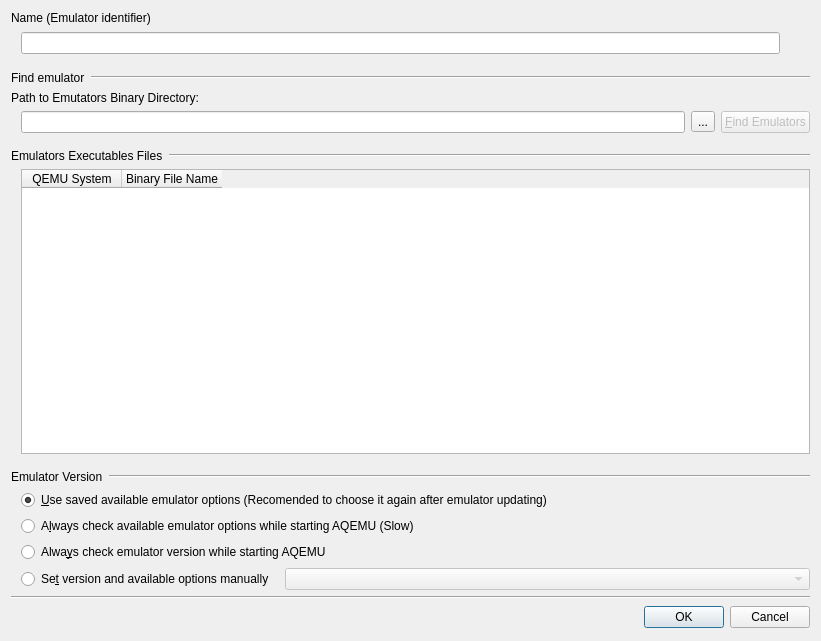
<?xml version="1.0" encoding="UTF-8"?>
<ui version="4.0">
 <author>Andrey Rijov</author>
 <class>Emulator_Options_Window</class>
 <widget class="QDialog" name="Emulator_Options_Window">
  <property name="geometry">
   <rect>
    <x>0</x>
    <y>0</y>
    <width>821</width>
    <height>641</height>
   </rect>
  </property>
  <property name="windowTitle">
   <string>Emulator Settings</string>
  </property>
  <property name="windowIcon">
   <iconset resource="../resources/icons.qrc">
    <normaloff>:/exec.png</normaloff>:/exec.png</iconset>
  </property>
  <layout class="QVBoxLayout" name="verticalLayout_3">
   <item>
    <widget class="QLabel" name="Label_Name">
     <property name="text">
      <string>Name (Emulator identifier)</string>
     </property>
    </widget>
   </item>
   <item>
    <layout class="QHBoxLayout" name="horizontalLayout_4">
     <property name="leftMargin">
      <number>10</number>
     </property>
     <item>
      <widget class="QLineEdit" name="Edit_Name"/>
     </item>
     <item>
      <widget class="QLabel" name="Label_Name_Valid">
       <property name="sizePolicy">
        <sizepolicy hsizetype="Fixed" vsizetype="Fixed">
         <horstretch>0</horstretch>
         <verstretch>0</verstretch>
        </sizepolicy>
       </property>
       <property name="minimumSize">
        <size>
         <width>24</width>
         <height>24</height>
        </size>
       </property>
       <property name="maximumSize">
        <size>
         <width>24</width>
         <height>24</height>
        </size>
       </property>
       <property name="baseSize">
        <size>
         <width>24</width>
         <height>24</height>
        </size>
       </property>
       <property name="text">
        <string/>
       </property>
       <property name="pixmap">
        <pixmap resource="../resources/icons.qrc">:/ok.png</pixmap>
       </property>
       <property name="scaledContents">
        <bool>true</bool>
       </property>
      </widget>
     </item>
    </layout>
   </item>
   <item>
    <spacer name="verticalSpacer_3">
     <property name="orientation">
      <enum>Qt::Vertical</enum>
     </property>
     <property name="sizeType">
      <enum>QSizePolicy::Fixed</enum>
     </property>
     <property name="sizeHint" stdset="0">
      <size>
       <width>150</width>
       <height>10</height>
      </size>
     </property>
    </spacer>
   </item>
   <item>
    <layout class="QHBoxLayout" name="horizontalLayout_3">
     <item>
      <widget class="QLabel" name="Label_Find_Emulator">
       <property name="sizePolicy">
        <sizepolicy hsizetype="Maximum" vsizetype="Preferred">
         <horstretch>0</horstretch>
         <verstretch>0</verstretch>
        </sizepolicy>
       </property>
       <property name="text">
        <string>Find emulator</string>
       </property>
      </widget>
     </item>
     <item>
      <widget class="Line" name="line">
       <property name="orientation">
        <enum>Qt::Horizontal</enum>
       </property>
      </widget>
     </item>
    </layout>
   </item>
   <item>
    <widget class="QLabel" name="Label_Path_to_Dir">
     <property name="sizePolicy">
      <sizepolicy hsizetype="Maximum" vsizetype="Preferred">
       <horstretch>0</horstretch>
       <verstretch>0</verstretch>
      </sizepolicy>
     </property>
     <property name="text">
      <string>Path to Emutators Binary Directory:</string>
     </property>
    </widget>
   </item>
   <item>
    <layout class="QHBoxLayout" name="horizontalLayout_2">
     <property name="leftMargin">
      <number>10</number>
     </property>
     <item>
      <widget class="QLineEdit" name="Edit_Path_to_Dir"/>
     </item>
     <item>
      <widget class="QToolButton" name="TB_Browse">
       <property name="text">
        <string>...</string>
       </property>
       <property name="icon">
        <iconset resource="../resources/icons.qrc">
         <normaloff>:/open-folder.png</normaloff>:/open-folder.png</iconset>
       </property>
      </widget>
     </item>
     <item>
      <widget class="QPushButton" name="Button_Find">
       <property name="enabled">
        <bool>false</bool>
       </property>
       <property name="sizePolicy">
        <sizepolicy hsizetype="Maximum" vsizetype="Fixed">
         <horstretch>0</horstretch>
         <verstretch>0</verstretch>
        </sizepolicy>
       </property>
       <property name="text">
        <string>&amp;Find Emulators</string>
       </property>
       <property name="icon">
        <iconset resource="../resources/icons.qrc">
         <normaloff>:/find.png</normaloff>:/find.png</iconset>
       </property>
      </widget>
     </item>
    </layout>
   </item>
   <item>
    <spacer name="verticalSpacer">
     <property name="orientation">
      <enum>Qt::Vertical</enum>
     </property>
     <property name="sizeType">
      <enum>QSizePolicy::Fixed</enum>
     </property>
     <property name="sizeHint" stdset="0">
      <size>
       <width>150</width>
       <height>10</height>
      </size>
     </property>
    </spacer>
   </item>
   <item>
    <layout class="QHBoxLayout" name="horizontalLayout">
     <item>
      <widget class="QLabel" name="Label_Binary_Path">
       <property name="sizePolicy">
        <sizepolicy hsizetype="Maximum" vsizetype="Preferred">
         <horstretch>0</horstretch>
         <verstretch>0</verstretch>
        </sizepolicy>
       </property>
       <property name="text">
        <string>Emulators Executables Files</string>
       </property>
      </widget>
     </item>
     <item>
      <widget class="Line" name="line_3">
       <property name="orientation">
        <enum>Qt::Horizontal</enum>
       </property>
      </widget>
     </item>
    </layout>
   </item>
   <item>
    <layout class="QVBoxLayout" name="verticalLayout_2">
     <property name="leftMargin">
      <number>10</number>
     </property>
     <item>
      <widget class="QTableWidget" name="Table_Systems">
       <property name="editTriggers">
        <set>QAbstractItemView::NoEditTriggers</set>
       </property>
       <property name="selectionMode">
        <enum>QAbstractItemView::SingleSelection</enum>
       </property>
       <property name="selectionBehavior">
        <enum>QAbstractItemView::SelectRows</enum>
       </property>
       <property name="verticalScrollMode">
        <enum>QAbstractItemView::ScrollPerPixel</enum>
       </property>
       <property name="horizontalScrollMode">
        <enum>QAbstractItemView::ScrollPerPixel</enum>
       </property>
       <column>
        <property name="text">
         <string>QEMU System</string>
        </property>
       </column>
       <column>
        <property name="text">
         <string>Binary File Name</string>
        </property>
       </column>
      </widget>
     </item>
     <item>
      <spacer name="verticalSpacer_2">
       <property name="orientation">
        <enum>Qt::Vertical</enum>
       </property>
       <property name="sizeType">
        <enum>QSizePolicy::Fixed</enum>
       </property>
       <property name="sizeHint" stdset="0">
        <size>
         <width>150</width>
         <height>10</height>
        </size>
       </property>
      </spacer>
     </item>
    </layout>
   </item>
   <item>
    <widget class="QWidget" name="widget" native="true">
     <layout class="QGridLayout" name="gridLayout">
      <property name="leftMargin">
       <number>0</number>
      </property>
      <property name="topMargin">
       <number>0</number>
      </property>
      <property name="rightMargin">
       <number>0</number>
      </property>
      <property name="bottomMargin">
       <number>0</number>
      </property>
      <item row="0" column="0">
       <layout class="QHBoxLayout" name="horizontalLayout_8">
        <item>
         <widget class="QLabel" name="Label_QEMU_Version">
          <property name="sizePolicy">
           <sizepolicy hsizetype="Maximum" vsizetype="Preferred">
            <horstretch>0</horstretch>
            <verstretch>0</verstretch>
           </sizepolicy>
          </property>
          <property name="text">
           <string>Emulator Version</string>
          </property>
         </widget>
        </item>
        <item>
         <widget class="Line" name="line_4">
          <property name="orientation">
           <enum>Qt::Horizontal</enum>
          </property>
         </widget>
        </item>
       </layout>
      </item>
      <item row="1" column="0">
       <layout class="QVBoxLayout" name="verticalLayout">
        <property name="leftMargin">
         <number>10</number>
        </property>
        <item>
         <widget class="QRadioButton" name="RB_Save_Options">
          <property name="text">
           <string>&amp;Use saved available emulator options (Recomended to choose it again after emulator updating)</string>
          </property>
          <property name="checked">
           <bool>true</bool>
          </property>
         </widget>
        </item>
        <item>
         <widget class="QRadioButton" name="RB_Check_Options">
          <property name="text">
           <string>A&amp;lways check available emulator options while starting AQEMU (Slow)</string>
          </property>
         </widget>
        </item>
        <item>
         <widget class="QRadioButton" name="RB_Check_Version">
          <property name="text">
           <string>Alwa&amp;ys check emulator version while starting AQEMU</string>
          </property>
          <property name="checked">
           <bool>false</bool>
          </property>
         </widget>
        </item>
        <item>
         <layout class="QHBoxLayout" name="horizontalLayout_7">
          <item>
           <widget class="QRadioButton" name="RB_Force_Version">
            <property name="sizePolicy">
             <sizepolicy hsizetype="Maximum" vsizetype="Fixed">
              <horstretch>0</horstretch>
              <verstretch>0</verstretch>
             </sizepolicy>
            </property>
            <property name="text">
             <string>Se&amp;t version and available options manually</string>
            </property>
           </widget>
          </item>
          <item>
           <spacer name="horizontalSpacer_5">
            <property name="orientation">
             <enum>Qt::Horizontal</enum>
            </property>
            <property name="sizeType">
             <enum>QSizePolicy::Fixed</enum>
            </property>
            <property name="sizeHint" stdset="0">
             <size>
              <width>5</width>
              <height>17</height>
             </size>
            </property>
           </spacer>
          </item>
          <item>
           <widget class="QComboBox" name="CB_Version">
            <property name="enabled">
             <bool>false</bool>
            </property>
            <property name="sizePolicy">
             <sizepolicy hsizetype="Minimum" vsizetype="Fixed">
              <horstretch>0</horstretch>
              <verstretch>0</verstretch>
             </sizepolicy>
            </property>
            <property name="currentIndex">
             <number>-1</number>
            </property>
            <property name="maxCount">
             <number>256</number>
            </property>
           </widget>
          </item>
         </layout>
        </item>
       </layout>
      </item>
     </layout>
    </widget>
   </item>
   <item>
    <widget class="Line" name="line_2">
     <property name="orientation">
      <enum>Qt::Horizontal</enum>
     </property>
    </widget>
   </item>
   <item>
    <layout class="QHBoxLayout" name="horizontalLayout_5">
     <item>
      <spacer>
       <property name="orientation">
        <enum>Qt::Horizontal</enum>
       </property>
       <property name="sizeHint" stdset="0">
        <size>
         <width>298</width>
         <height>25</height>
        </size>
       </property>
      </spacer>
     </item>
     <item>
      <widget class="Dialog_Button_Box" name="buttonBox">
       <property name="standardButtons">
        <set>QDialogButtonBox::Cancel|QDialogButtonBox::Ok</set>
       </property>
      </widget>
     </item>
    </layout>
   </item>
  </layout>
 </widget>
 <customwidgets>
  <customwidget>
   <class>Dialog_Button_Box</class>
   <extends>QDialogButtonBox</extends>
   <header>Dialog_Button_Box.h</header>
  </customwidget>
 </customwidgets>
 <tabstops>
  <tabstop>Edit_Name</tabstop>
  <tabstop>Edit_Path_to_Dir</tabstop>
  <tabstop>TB_Browse</tabstop>
  <tabstop>Button_Find</tabstop>
  <tabstop>Table_Systems</tabstop>
  <tabstop>RB_Save_Options</tabstop>
  <tabstop>RB_Check_Options</tabstop>
  <tabstop>RB_Check_Version</tabstop>
  <tabstop>RB_Force_Version</tabstop>
  <tabstop>CB_Version</tabstop>
 </tabstops>
 <resources>
  <include location="../resources/icons.qrc"/>
  <include location="../resources/icons.qrc"/>
  <include location="../resources/icons.qrc"/>
 </resources>
 <connections>
  <connection>
   <sender>RB_Force_Version</sender>
   <signal>toggled(bool)</signal>
   <receiver>CB_Version</receiver>
   <slot>setEnabled(bool)</slot>
   <hints>
    <hint type="sourcelabel">
     <x>109</x>
     <y>387</y>
    </hint>
    <hint type="destinationlabel">
     <x>313</x>
     <y>378</y>
    </hint>
   </hints>
  </connection>
  <connection>
   <sender>buttonBox</sender>
   <signal>rejected()</signal>
   <receiver>Emulator_Options_Window</receiver>
   <slot>reject()</slot>
   <hints>
    <hint type="sourcelabel">
     <x>611</x>
     <y>612</y>
    </hint>
    <hint type="destinationlabel">
     <x>410</x>
     <y>320</y>
    </hint>
   </hints>
  </connection>
  <connection>
   <sender>buttonBox</sender>
   <signal>accepted()</signal>
   <receiver>Emulator_Options_Window</receiver>
   <slot>accept()</slot>
   <hints>
    <hint type="sourcelabel">
     <x>611</x>
     <y>612</y>
    </hint>
    <hint type="destinationlabel">
     <x>410</x>
     <y>320</y>
    </hint>
   </hints>
  </connection>
 </connections>
</ui>
